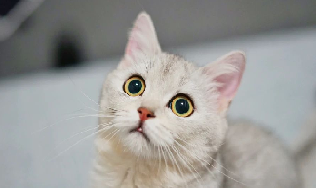
#> input picture src/warpaffine/cat1.png, 316 x 188 px
$ jupyter execute warpaffine.ipynb
#> lines starting #> are read from the running program, lines starting #| are printed output that depends on the picture
# 关于变换

### @dong 深入理解仿射变换 整理归档 2024.6

- 点的变换，通常存在，缩放、旋转、平移，例如对点P(x, y)进行旋转$\theta$度、缩放scale倍、平移ox，oy
- 如果用矩阵进行表示则有：
- 旋转变换：
$$
\left\{
\begin{array}{rc}
x' \\
y'
\end{array}
\right\}
=
\left\{
\begin{array}{rc}
cos(\theta) & -sin(\theta) \\
sin(\theta) & cos(\theta)
\end{array}
\right\}
\left\{
\begin{array}{rc}
x \\
y
\end{array}
\right\}
$$

- 又因为opencv的图像坐标，原点在左上角，y+向下，因此旋转变换矩阵在图像上时是：
$$
\left\{
\begin{array}{rc}
x' \\
y'
\end{array}
\right\}
=
\left\{
\begin{array}{rc}
cos(\theta) & sin(\theta) \\
-sin(\theta) & cos(\theta)
\end{array}
\right\}
\left\{
\begin{array}{rc}
x \\
y
\end{array}
\right\}
$$

[cell 1]
import cv2
import numpy as np
cv2.getRotationMatrix2D((0, 0), 60, 1), np.sin(60/180.0*np.pi)

- 缩放变换
$$
\left\{
\begin{array}{rc}
x' \\
y'
\end{array}
\right\}
=
\left\{
\begin{array}{rc}
scale & 0 \\
0 & scale
\end{array}
\right\}
\left\{
\begin{array}{rc}
x \\
y
\end{array}
\right\}
$$

- 缩放+旋转变换
$$
\left\{
\begin{array}{rc}
x' \\
y'
\end{array}
\right\}
=
\left\{
\begin{array}{rc}
cos(\theta) \times scale & sin(\theta) \times scale \\
-sin(\theta) \times scale & cos(\theta) \times scale
\end{array}
\right\}
\left\{
\begin{array}{rc}
x \\
y
\end{array}
\right\}
$$

[cell 2]
theta = 0.8
scale = 2
rot = np.array([
    [np.cos(theta), np.sin(theta)],
    [-np.sin(theta), np.cos(theta)]
])

sca = np.array([
    [scale, 0],
    [0, scale]
])

np.allclose(rot @ sca, sca @ rot)

- 平移变换
$$
\left\{
\begin{array}{rc}
x' \\
y'
\end{array}
\right\}
=
\left\{
\begin{array}{rc}
1 & 0 \\
0 & 1
\end{array}
\right\}
\left\{
\begin{array}{rc}
x \\
y
\end{array}
\right\}
+
\left\{
\begin{array}{rc}
ox \\
oy
\end{array}
\right\}
$$

- 这时候问题来了，平移是加法运算，就没办法合并为一个矩阵了，怎么办？

# 齐次坐标定义
## 用(x, y, w)，来表示点$P(\frac{x}{w}, \frac{y}{w}, 1)$

- 平移变换
$$
\left\{
\begin{array}{rc}
x' \\
y' \\
w \\
\end{array}
\right\}
=
\left\{
\begin{array}{rc}
1 & 0 & ox \\
0 & 1 & oy \\
0 & 0 & 1
\end{array}
\right\}
\left\{
\begin{array}{rc}
x \\
y \\
1
\end{array}
\right\}
$$

- 缩放+旋转+平移变换（注意此时顺序有关，旋转缩放后，再平移的样子，也就是P' = T x S x R x P）
$$
\left\{
\begin{array}{rc}
x' \\
y' \\
w
\end{array}
\right\}
=
\left\{
\begin{array}{rc}
cos(\theta) \times scale & sin(\theta) \times scale & ox  \\
-sin(\theta) \times scale & cos(\theta) \times scale & oy \\
0 & 0 & 1
\end{array}
\right\}
\left\{
\begin{array}{rc}
x \\
y \\
1
\end{array}
\right\}
$$

## 旋转矩阵的逆，是其转置即
# $R^{-1} = R^{T}$

## 反变换，对变换矩阵求逆即可
## $P' = MP$
## $P = M^{-1}P'$

## 对于平时目标检测推理而言，通常需要图像等比缩放并且居中

# 分解为三个步骤如下

$$
scale = min(\frac{Dst.width}{Origin.width}, \frac{Dst.height}{Origin.height}) \\
 \\
M =
\left\{
\begin{array}{ll}
scale & 0 & -\frac{scale \times Origin.width}{2} + \frac{Dst.width}{2} \\
0 & scale & -\frac{scale \times Origin.height}{2} + \frac{Dst.height}{2} \\
\end{array}
\right\}
$$

$$
\left\{
\begin{array}{ll}
x' \\
y' \\
\end{array}
\right\}
=
\left\{
\begin{array}{ll}
scale & 0 & -\frac{scale \times Origin.width}{2} + \frac{Dst.width}{2} \\
0 & scale & -\frac{scale \times Origin.height}{2} + \frac{Dst.height}{2} \\
\end{array}
\right\}
\left\{
\begin{array}{ll}
x \\
y \\
1
\end{array}
\right\}
$$

# 由于变换比较简单，那么逆变换则可以很容易的写出来

$$
k = scale \\
b1 = -\frac{scale \times Origin.width}{2} + \frac{Dst.width}{2} \\
b2 = -\frac{scale \times Origin.height}{2} + \frac{Dst.height}{2} \\
x' = kx + b1 \\
y' = ky + b2 \\
x  = \frac{x' - b1}{k} = x'\times \frac{1}{k} + (-\frac{b1}{k}) \\
y = \frac{y' - b2}{k} = y'\times \frac{1}{k} + (-\frac{b2}{k}) \\
M^{-1} = \left\{
\begin{array}{ll}
\frac{1}{k} & 0 & -\frac{b1}{k} \\
0 & \frac{1}{k} & -\frac{b2}{k} \\
\end{array}
\right\}
$$

[cell 3]
origin = np.array([300, 500], dtype=float)
dst = np.array([640, 640], dtype=float)
scale = min(dst/origin)

M = np.array([
    [scale, 0, -(scale * origin[0] * 0.5) + (dst[0] * 0.5)],
    [0, scale, -(scale * origin[1] * 0.5) + (dst[1] * 0.5)],
    [0, 0, 1]
])
M

[cell 4]
np.linalg.inv(M)

[cell 5]
k = scale
b1 = M[0, 2]
b2 = M[1, 2]

invM = np.array([
    [1 / k, 0, -b1/k],
    [0, 1 / k, -b2/k]
])
invM

# 对正变换逆变换做个实验看看

[cell 6]
def inv_align(M):
    k = M[0, 0]
    b1 = M[0, 2]
    b2 = M[1, 2]
    return np.array([
        [1/k, 0, -b1/k],
        [0, 1/k, -b2/k]
    ])

def align(image, dst_size):

    oh, ow = image.shape[:2]
    dh, dw = dst_size
    scale = min(dw/ow, dh/oh)

    M = np.array([
        [scale, 0, -scale * ow * 0.5 + dw * 0.5],
        [0, scale, -scale * oh * 0.5 + dh * 0.5]
    ])
    return cv2.warpAffine(image, M, dst_size), M, inv_align(M)

[cell 7]
import matplotlib.pyplot as plt

cat1 = cv2.imread("cat1.png")
#> cat1 is the input picture: shape (188, 316, 3); mean B, G, R 150.3, 153.2, 154.2
acat1, M, inv = align(cat1, (640, 640))
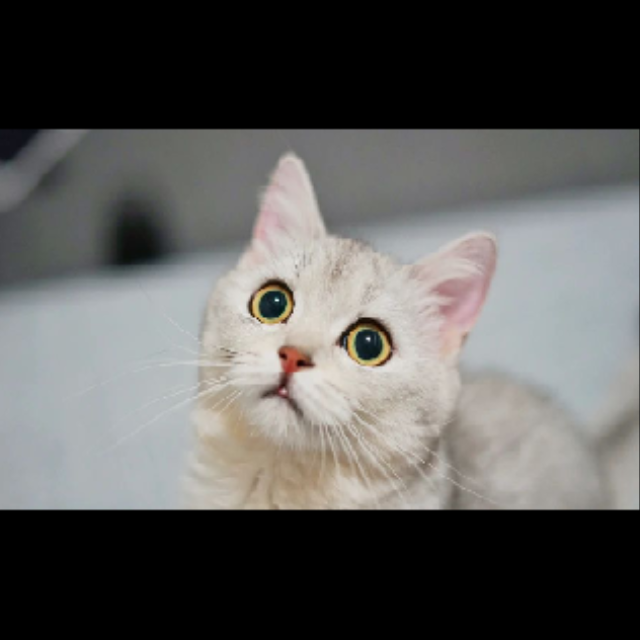
#> acat1: shape (640, 640, 3); mean B, G, R 89.4, 91.1, 91.7
#> M = [[2.03, 0, 0], [0, 2.03, 129.6]]; inv = [[0.494, 0, 0], [0, 0.494, -64]]

plt.subplot(1, 2, 1)
plt.title("WarpAffine")
plt.imshow(acat1[..., ::-1])

resact1 = cv2.warpAffine(acat1, inv, cat1.shape[:2][::-1])
plt.subplot(1, 2, 2)
plt.title("Restore")
plt.imshow(resact1[..., ::-1])
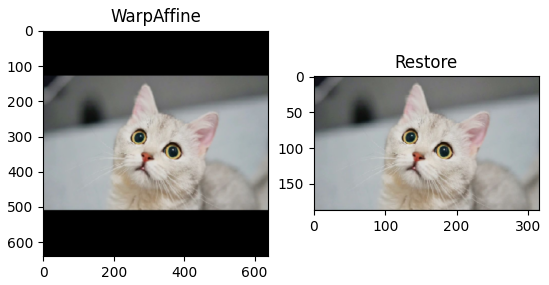
#> figure drawn by matplotlib, 2 panels

[cell 8]
import matplotlib.pyplot as plt

cat2 = cv2.imread("cat2.png")
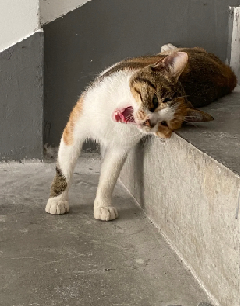
#> input picture src/warpaffine/cat2.png, 240 x 306 px
#> cat2 is the input picture: shape (306, 240, 3); mean B, G, R 108.2, 122.6, 132.3
acat2, M, inv = align(cat2, (640, 640))
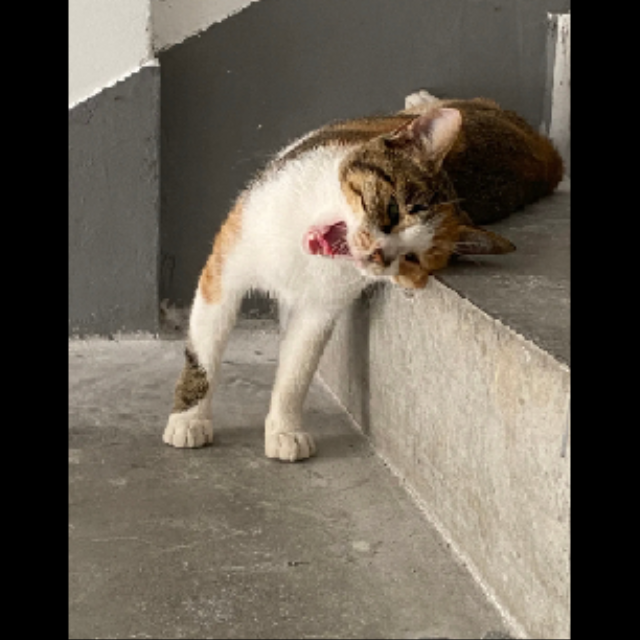
#> acat2: shape (640, 640, 3); mean B, G, R 84.8, 96.1, 103.7
#> M = [[2.09, 0, 69.02], [0, 2.09, 0]]; inv = [[0.478, 0, -33], [0, 0.478, 0]]

plt.subplot(1, 2, 1)
plt.title("WarpAffine")
plt.imshow(acat2[..., ::-1])

resact2 = cv2.warpAffine(acat2, inv, cat2.shape[:2][::-1])
plt.subplot(1, 2, 2)
plt.title("Restore")
plt.imshow(resact2[..., ::-1])
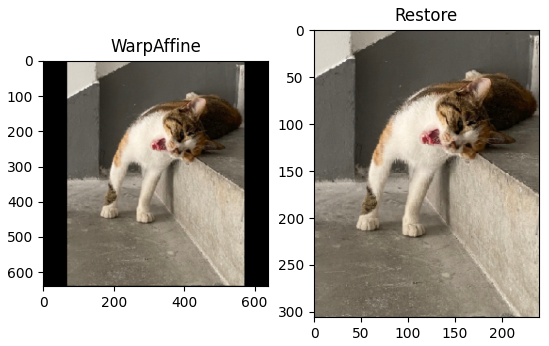
#> figure drawn by matplotlib, 2 panels

# 线性插值

[cell 9]
p0 = 20    # 冷水
p1 = 100   # 热水
pos = 0.6  # 应该多少度

value = (1 - pos) * p0 + pos * p1
value

# 双线性插值

[cell 10]
# 0, 0
p0 = 3;        p1 = 5
p2 = 6;        p3 = 8
#                    1, 1

# x , y
pos = 0.6, 0.8

p0_area = (1 - pos[0]) * (1 - pos[1])
p1_area = pos[0] * (1 - pos[1])
p2_area = (1 - pos[0]) * pos[1]
p3_area = pos[0] * pos[1]

value = p0_area * p0 + p1_area * p1 + p2_area * p2 + p3_area * p3
value

# 实现一个warpaffine，双线性插值

[cell 11]
def pyWarpAffine(image, M, dst_size, constant=(0, 0, 0)):

    # 注意输入的M矩阵格式，是Origin->Dst
    # 而这里需要的是Dst->Origin，所以要取逆矩阵
    M = cv2.invertAffineTransform(M)
    constant = np.array(constant)
    ih, iw   = image.shape[:2]
    dw, dh   = dst_size
    dst      = np.full((dh, dw, 3), constant, dtype=np.uint8)
    irange   = lambda p: p[0] >= 0 and p[0] < iw and p[1] >= 0 and p[1] < ih

    for y in range(dh):
        for x in range(dw):

            homogeneous = np.array([[x, y, 1]]).T
            ox, oy = M @ homogeneous

            low_ox = int(np.floor(ox))
            low_oy = int(np.floor(oy))
            high_ox = low_ox + 1
            high_oy = low_oy + 1

            # p0     p1
            #      o
            # p2     p3

            pos = ox - low_ox, oy - low_oy
            p0_area = (1 - pos[0]) * (1 - pos[1])
            p1_area = pos[0] * (1 - pos[1])
            p2_area = (1 - pos[0]) * pos[1]
            p3_area = pos[0] * pos[1]

            p0 = low_ox, low_oy
            p1 = high_ox, low_oy
            p2 = low_ox, high_oy
            p3 = high_ox, high_oy
            p0_value = image[p0[1], p0[0]] if irange(p0) else constant
            p1_value = image[p1[1], p1[0]] if irange(p1) else constant
            p2_value = image[p2[1], p2[0]] if irange(p2) else constant
            p3_value = image[p3[1], p3[0]] if irange(p3) else constant
            dst[y, x] = p0_area * p0_value + p1_area * p1_value + p2_area * p2_value + p3_area * p3_value
            # 交换bgr  rgb
            # normalize ->  -mean /std
            # 1行代码实现normalize , /255.0
            # bgr bgr bgr -> bbb ggg rrr
            # focus
            # focus offset, 1行代码实现focus

    return dst


cat1 = cv2.imread("cat1.png")
#acat1_cv, M, inv = align(cat1, (100, 100))
M = cv2.getRotationMatrix2D((0, 0), 30, 0.5)
acat1_cv = cv2.warpAffine(cat1, M, (100, 100))
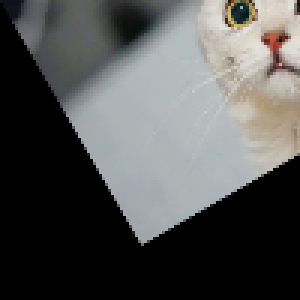
#> acat1_cv: shape (100, 100, 3) (shown 3 times larger); mean B, G, R 83.5, 84.5, 83.9
acat1_py = pyWarpAffine(cat1, M, (100, 100))

plt.figure(figsize=(10, 10))
plt.subplot(1, 2, 1)
plt.title("OpenCV")
plt.imshow(acat1_cv[..., ::-1])

plt.subplot(1, 2, 2)
plt.title("PyWarpAffine")
plt.imshow(acat1_py[..., ::-1])
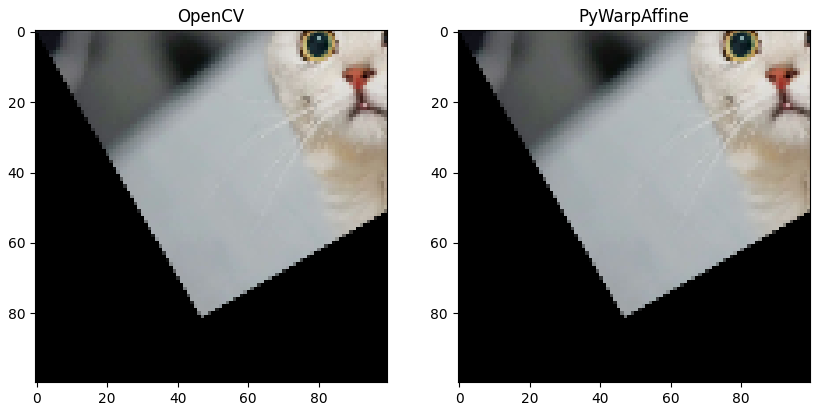
#> figure drawn by matplotlib, 2 panels
